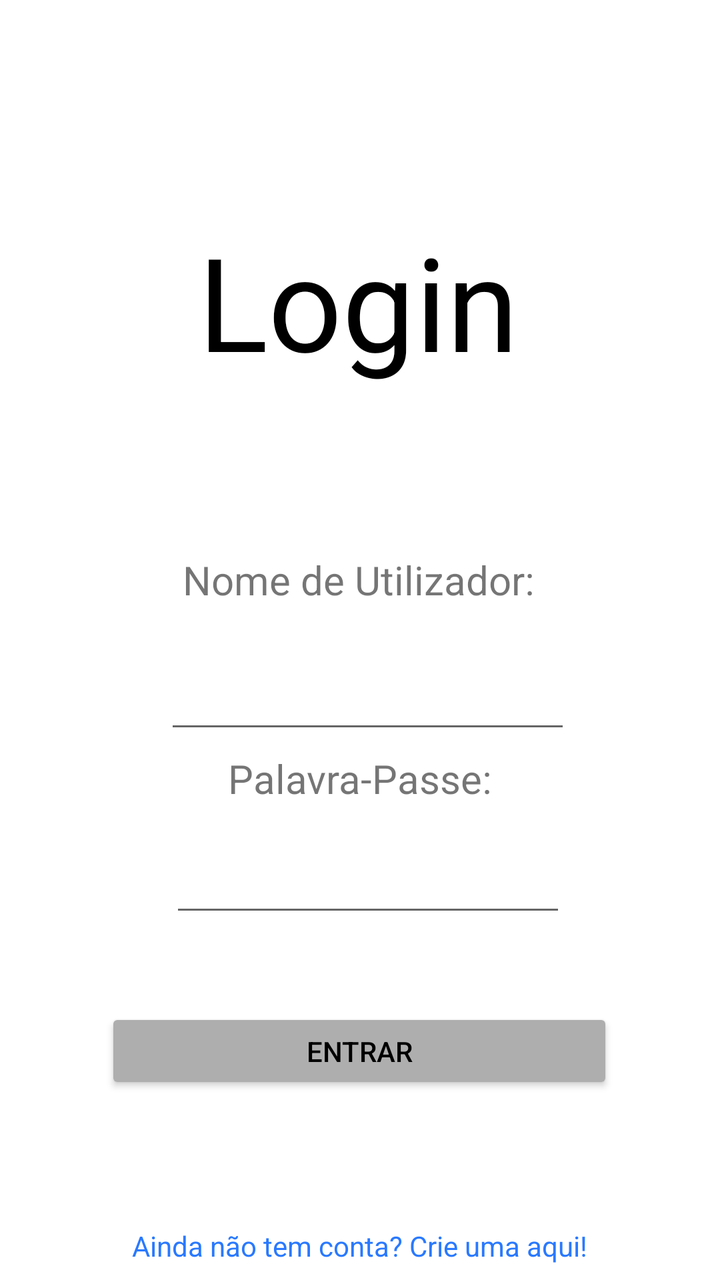
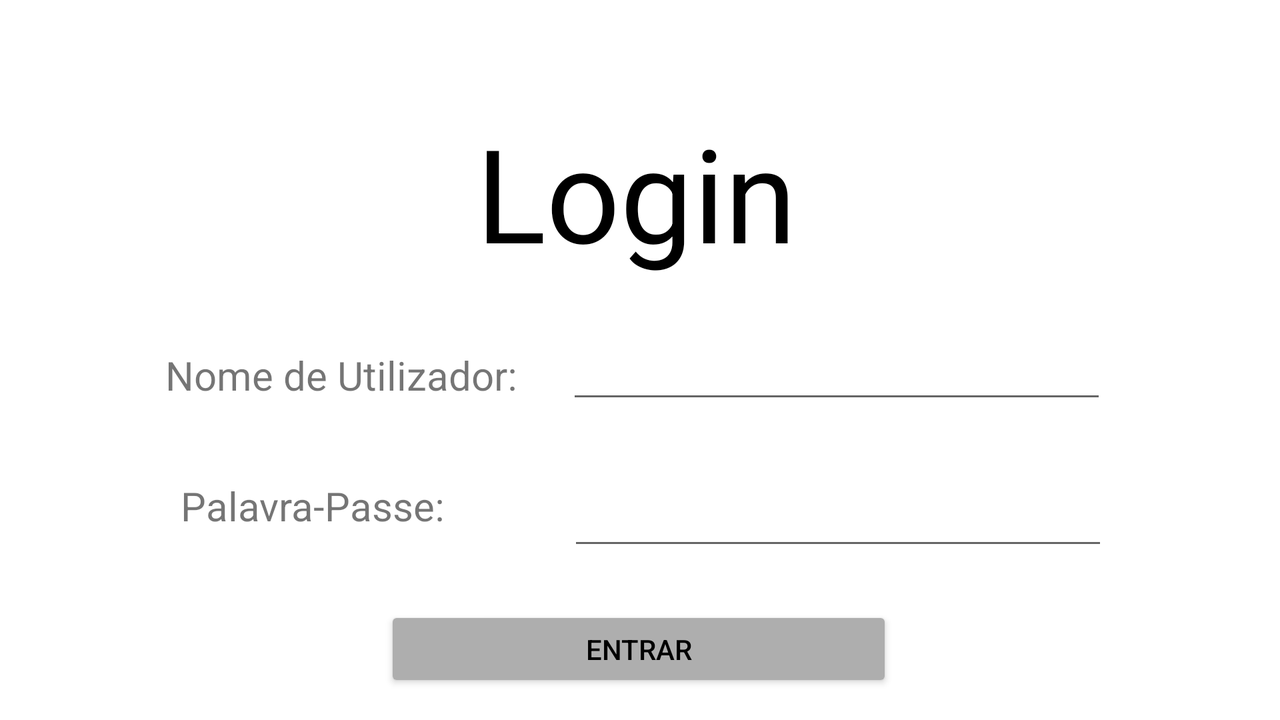

First picture: res/layout/ on a phone held upright. Second picture: the repository's own variant of that layout, on a device whose configuration matches the variant's folder. Source for both follows.
<!-- AndroidManifest.xml: application theme Theme.MunicipioAlerta -->
<!-- res/layout/activity_login.xml -->
<?xml version="1.0" encoding="utf-8"?>
<androidx.constraintlayout.widget.ConstraintLayout xmlns:android="http://schemas.android.com/apk/res/android"
    xmlns:app="http://schemas.android.com/apk/res-auto"
    xmlns:tools="http://schemas.android.com/tools"
    android:id="@+id/input"
    android:layout_width="match_parent"
    android:layout_height="match_parent"
    tools:context=".Login">

    <TextView
        android:id="@+id/textView2"
        style="@style/titulo"
        android:layout_width="wrap_content"
        android:layout_height="wrap_content"
        android:gravity="center_horizontal"
        android:text="@string/loginTitle"
        app:layout_constraintBottom_toBottomOf="parent"
        app:layout_constraintEnd_toEndOf="parent"
        app:layout_constraintHorizontal_bias="0.496"
        app:layout_constraintStart_toStartOf="parent"
        app:layout_constraintTop_toTopOf="parent"
        app:layout_constraintVertical_bias="0.194" />

    <TextView
        android:id="@+id/textView3"
        android:layout_width="wrap_content"
        android:layout_height="wrap_content"
        android:text="@string/nomeUser"
        android:textSize="20sp"
        app:layout_constraintBottom_toBottomOf="parent"
        app:layout_constraintEnd_toEndOf="parent"
        app:layout_constraintHorizontal_bias="0.497"
        app:layout_constraintStart_toStartOf="parent"
        app:layout_constraintTop_toBottomOf="@+id/textView2"
        app:layout_constraintVertical_bias="0.197" />

    <TextView
        android:id="@+id/textView4"
        android:layout_width="wrap_content"
        android:layout_height="wrap_content"
        android:text="@string/password"
        android:textSize="20sp"
        app:layout_constraintBottom_toBottomOf="parent"
        app:layout_constraintEnd_toEndOf="parent"
        app:layout_constraintStart_toStartOf="parent"
        app:layout_constraintTop_toBottomOf="@+id/textView2"
        app:layout_constraintVertical_bias="0.434" />

    <EditText
        android:id="@+id/inputUser"
        android:layout_width="203dp"
        android:layout_height="45dp"
        android:inputType="text"
        app:layout_constraintBottom_toBottomOf="parent"
        app:layout_constraintEnd_toEndOf="parent"
        app:layout_constraintHorizontal_bias="0.524"
        app:layout_constraintStart_toStartOf="parent"
        app:layout_constraintTop_toBottomOf="@+id/textView3"
        app:layout_constraintVertical_bias="0.08" />

    <EditText
        android:id="@+id/inputPassword"
        android:layout_width="198dp"
        android:layout_height="42dp"
        android:inputType="text|textPassword"
        app:layout_constraintBottom_toBottomOf="parent"
        app:layout_constraintEnd_toEndOf="parent"
        app:layout_constraintHorizontal_bias="0.524"
        app:layout_constraintStart_toStartOf="parent"
        app:layout_constraintTop_toBottomOf="@+id/textView2"
        app:layout_constraintVertical_bias="0.563" />

    <Button
        android:id="@+id/butaoLogin"
        style="@style/butao"
        android:text="@string/entrarLogin"
        app:backgroundTint="#AEAEAE"
        app:layout_constraintBottom_toBottomOf="parent"
        app:layout_constraintEnd_toEndOf="parent"
        app:layout_constraintHorizontal_bias="0.496"
        app:layout_constraintStart_toStartOf="parent"
        app:layout_constraintTop_toTopOf="parent"
        app:layout_constraintVertical_bias="0.844" />

    <TextView
        android:id="@+id/textView5"
        android:layout_width="wrap_content"
        android:layout_height="wrap_content"
        android:clickable="true"
        android:text="@string/conta"
        android:textColor="#2979FF"
        app:layout_constraintBottom_toBottomOf="parent"
        app:layout_constraintEnd_toEndOf="parent"
        app:layout_constraintHorizontal_bias="0.498"
        app:layout_constraintStart_toStartOf="parent"
        app:layout_constraintTop_toBottomOf="@+id/butaoLogin"
        app:layout_constraintVertical_bias="0.896"
        />

</androidx.constraintlayout.widget.ConstraintLayout>
<!-- resources referenced by this layout -->
<resources>
  <string name="conta" translatable="false">Ainda não tem conta? Crie uma aqui!</string>
  <string name="entrarLogin" translatable="false">Entrar</string>
  <string name="loginTitle" translatable="false">Login</string>
  <string name="nomeUser" translatable="false">Nome de Utilizador:</string>
  <string name="password" translatable="false">Palavra-Passe:</string>
  <style name="butao" parent="Widget.AppCompat.Button">
          <item name="android:layout_width">254dp</item>
          <item name="android:layout_height">43dp</item>
          <item name="android:textColor">@color/black</item>
      </style>
  <style name="titulo">
          <item name="android:layout_width">wrap_content</item>
          <item name="android:layout_height">wrap_content</item>
          <item name="android:gravity">center_horizontal</item>
          <item name="android:textAppearance">@style/TextAppearance.AppCompat.Display1</item>
          <item name="android:textColor">@color/black</item>
          <item name="android:textSize">65sp</item>
      </style>
  <style name="Theme.MunicipioAlerta" parent="Theme.MaterialComponents.DayNight.DarkActionBar">
          
          <item name="colorPrimary">@color/purple_500</item>
          <item name="colorPrimaryVariant">@color/purple_700</item>
          <item name="colorOnPrimary">@color/white</item>
          
          <item name="colorSecondary">@color/teal_200</item>
          <item name="colorSecondaryVariant">@color/teal_700</item>
          <item name="colorOnSecondary">@color/black</item>
          
          <item name="android:statusBarColor" tools:targetApi="l">?attr/colorPrimaryVariant</item>
          
      </style>
  <color name="black">#FF000000</color>
  <color name="purple_500">#FF6200EE</color>
  <color name="purple_700">#FF3700B3</color>
  <color name="white">#FFFFFFFF</color>
  <color name="teal_200">#FF03DAC5</color>
  <color name="teal_700">#FF018786</color>
</resources>
<!-- res/layout-land/activity_login.xml (the repository's variant of the layout above) -->
<!-- drawn on the phone turned sideways -->
<?xml version="1.0" encoding="utf-8"?>
<androidx.constraintlayout.widget.ConstraintLayout xmlns:android="http://schemas.android.com/apk/res/android"
    xmlns:app="http://schemas.android.com/apk/res-auto"
    xmlns:tools="http://schemas.android.com/tools"
    android:id="@+id/input"
    android:layout_width="match_parent"
    android:layout_height="match_parent"
    tools:context=".Login">

    <TextView
        android:id="@+id/textView2"
        style="@style/titulo"
        android:layout_width="wrap_content"
        android:layout_height="wrap_content"
        android:gravity="center_horizontal"
        android:text="@string/loginTitle"
        app:layout_constraintBottom_toBottomOf="parent"
        app:layout_constraintEnd_toEndOf="parent"
        app:layout_constraintHorizontal_bias="0.496"
        app:layout_constraintStart_toStartOf="parent"
        app:layout_constraintTop_toTopOf="parent"
        app:layout_constraintVertical_bias="0.194" />

    <TextView
        android:id="@+id/textView3"
        android:layout_width="wrap_content"
        android:layout_height="wrap_content"
        android:text="@string/nomeUser"
        android:textSize="20sp"
        app:layout_constraintBottom_toBottomOf="parent"
        app:layout_constraintEnd_toEndOf="parent"
        app:layout_constraintHorizontal_bias="0.178"
        app:layout_constraintStart_toStartOf="parent"
        app:layout_constraintTop_toBottomOf="@+id/textView2"
        app:layout_constraintVertical_bias="0.179" />

    <TextView
        android:id="@+id/textView4"
        android:layout_width="wrap_content"
        android:layout_height="wrap_content"
        android:text="@string/password"
        android:textSize="20sp"
        app:layout_constraintBottom_toBottomOf="parent"
        app:layout_constraintEnd_toEndOf="parent"
        app:layout_constraintHorizontal_bias="0.178"
        app:layout_constraintStart_toStartOf="parent"
        app:layout_constraintTop_toBottomOf="@+id/textView2"
        app:layout_constraintVertical_bias="0.517" />

    <EditText
        android:id="@+id/inputUser"
        android:layout_width="270dp"
        android:layout_height="53dp"
        android:inputType="text"
        app:layout_constraintBottom_toBottomOf="parent"
        app:layout_constraintEnd_toEndOf="parent"
        app:layout_constraintHorizontal_bias="0.766"
        app:layout_constraintStart_toStartOf="parent"
        app:layout_constraintTop_toTopOf="parent" />

    <EditText
        android:id="@+id/inputPassword"
        android:layout_width="270dp"
        android:layout_height="53dp"
        android:inputType="text|textPassword"
        app:layout_constraintBottom_toBottomOf="parent"
        app:layout_constraintEnd_toEndOf="parent"
        app:layout_constraintHorizontal_bias="0.768"
        app:layout_constraintStart_toStartOf="parent"
        app:layout_constraintTop_toBottomOf="@+id/textView2"
        app:layout_constraintVertical_bias="0.522" />

    <Button
        android:id="@+id/butaoLogin"
        style="@style/butao"
        android:text="@string/entrarLogin"
        app:backgroundTint="#AEAEAE"
        app:layout_constraintBottom_toBottomOf="parent"
        app:layout_constraintEnd_toEndOf="parent"
        app:layout_constraintHorizontal_bias="0.498"
        app:layout_constraintStart_toStartOf="parent"
        app:layout_constraintTop_toTopOf="parent"
        app:layout_constraintVertical_bias="0.956" />


</androidx.constraintlayout.widget.ConstraintLayout>
<!-- resources referenced by the variant -->
<!-- as the phone turned sideways resolves them -->
<resources>
  <string name="entrarLogin" translatable="false">Entrar</string>
  <string name="loginTitle" translatable="false">Login</string>
  <string name="nomeUser" translatable="false">Nome de Utilizador:</string>
  <string name="password" translatable="false">Palavra-Passe:</string>
  <style name="butao" parent="Widget.AppCompat.Button">
          <item name="android:layout_width">254dp</item>
          <item name="android:layout_height">43dp</item>
          <item name="android:textColor">@color/black</item>
      </style>
  <style name="titulo">
          <item name="android:layout_width">wrap_content</item>
          <item name="android:layout_height">wrap_content</item>
          <item name="android:gravity">center_horizontal</item>
          <item name="android:textAppearance">@style/TextAppearance.AppCompat.Display1</item>
          <item name="android:textColor">@color/black</item>
          <item name="android:textSize">65sp</item>
      </style>
  <style name="Theme.MunicipioAlerta" parent="Theme.MaterialComponents.DayNight.DarkActionBar">
          
          <item name="colorPrimary">@color/purple_500</item>
          <item name="colorPrimaryVariant">@color/purple_700</item>
          <item name="colorOnPrimary">@color/white</item>
          
          <item name="colorSecondary">@color/teal_200</item>
          <item name="colorSecondaryVariant">@color/teal_700</item>
          <item name="colorOnSecondary">@color/black</item>
          
          <item name="android:statusBarColor" tools:targetApi="l">?attr/colorPrimaryVariant</item>
          
      </style>
  <color name="black">#FF000000</color>
  <color name="purple_500">#FF6200EE</color>
  <color name="purple_700">#FF3700B3</color>
  <color name="white">#FFFFFFFF</color>
  <color name="teal_200">#FF03DAC5</color>
  <color name="teal_700">#FF018786</color>
</resources>
